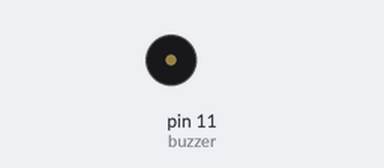
The sketch below on a simulated Arduino Uno, built with avr-gcc and run on an emulated ATmega328P. Shown: buzzer (waves = sounding).

Above: at 1.0 s.
At 2.85 s:
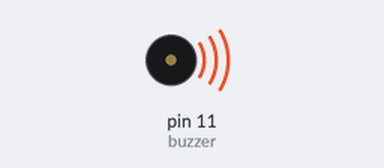
Timing chart, 0 to 3.1 s (numbered marks = the images above):
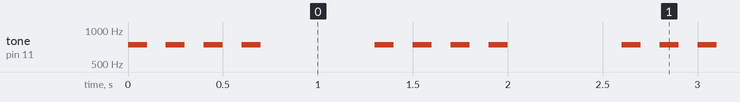

The sketch:

DespertadorSound_Radar.ino
```cpp
const int buzzer = 11; //buzzer to arduino pin 9

void setup(){
  pinMode(buzzer, OUTPUT); // Set buzzer - pin 9 as an output
}

void Despertador (float frequencia){
  tone(buzzer, frequencia);
  delay(100);
  noTone(buzzer);
  delay(100);
}

void loop(){
  Despertador(739.9888);
  Despertador(739.9888);
  Despertador(739.9888);
  Despertador(739.9888);
  delay(500);
}
```

Measured:
- by itself, tone on pin 11 (buzzer): repeats every 1.3 s: 3 × (silent 0.10 s, 739 Hz 0.10 s), silent 0.60 s, 739 Hz 0.10 s
